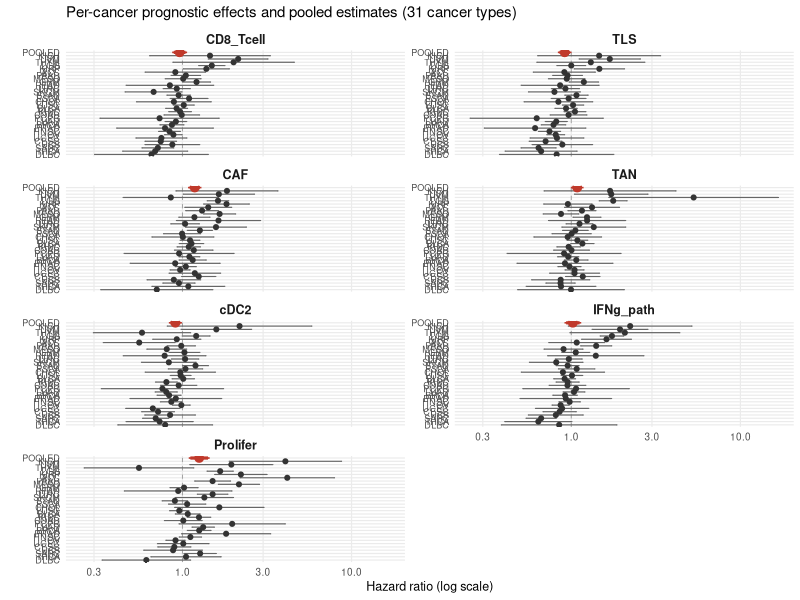
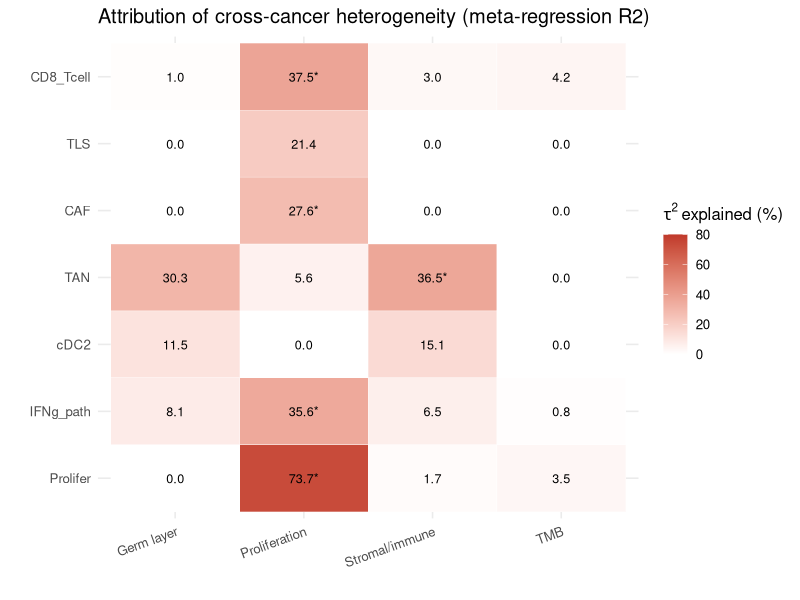
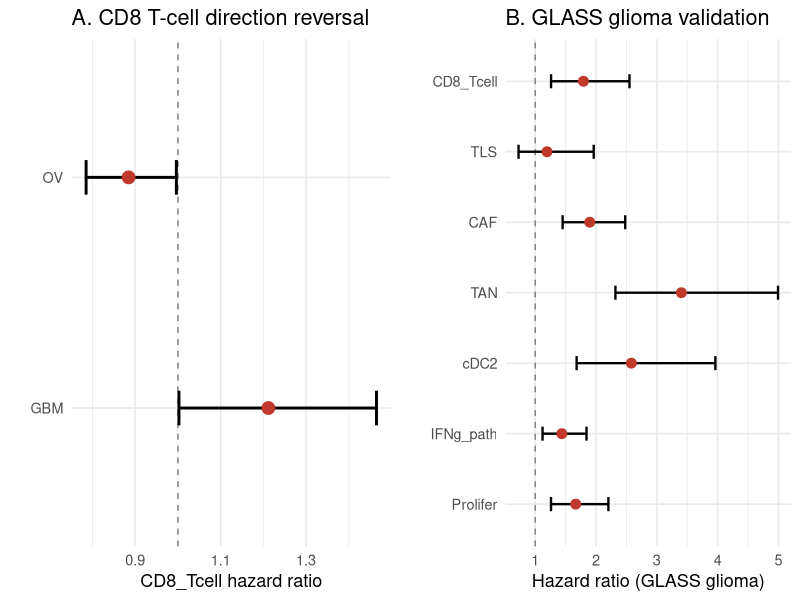

These figures' R source, in order:
# 生成正文核心图（读结果文件，不再硬编码）
# Fig2 逐癌种森林图（7 分面 × 31 癌种 + pooled）；Fig3 归因热图；Fig4 方向翻转 + GLASS
library(ggplot2)
library(metafor)
dir.create("figures", showWarnings = FALSE)

res <- read.csv("results/specB/per_cancer_three.csv")
res <- res[res$version == "B2", ]
meta <- read.csv("results/specB/meta_regression_v5.csv")
glass <- read.csv("results/glass_validation_cox.csv")

sigs <- c("CD8_cyto","TLS","CAF","TAN","cDC2","IFNg_path","Prolifer")
labs <- c("CD8_Tcell","TLS","CAF","TAN","cDC2","IFNg_path","Prolifer")

# ============ Fig2：逐癌种森林图（7 分面） ============
res$HR <- exp(res$beta)
res$lo <- exp(res$beta - 1.96 * res$se)
res$hi <- exp(res$beta + 1.96 * res$se)
res$lab <- factor(res$signature, levels = sigs, labels = labs)

# pooled 菱形（每签名）
pooled <- do.call(rbind, lapply(sigs, function(nm) {
  d <- res[res$signature == nm & is.finite(res$beta) & res$se > 0, ]
  m <- rma(yi = beta, sei = se, data = d, method = "REML")
  data.frame(signature = nm, HR = exp(as.numeric(m$b)), lo = exp(as.numeric(m$ci.lb)),
             hi = exp(as.numeric(m$ci.ub)), I2 = m$I2, cancer = "POOLED")
}))
pooled$lab <- factor(pooled$signature, levels = sigs, labels = labs)

p2 <- ggplot(res, aes(x = HR, y = reorder(cancer, HR))) +
  geom_vline(xintercept = 1, linetype = "dashed", color = "grey60", linewidth = 0.3) +
  geom_errorbarh(aes(xmin = lo, xmax = hi), height = 0.3, linewidth = 0.4, color = "grey40") +
  geom_point(size = 1.4, color = "grey20") +
  geom_errorbarh(data = pooled, aes(xmin = lo, xmax = hi), height = 0.5, linewidth = 1.1, color = "#c0392b") +
  geom_point(data = pooled, size = 2.6, color = "#c0392b") +
  scale_x_log10() +
  facet_wrap(~lab, ncol = 2, scales = "free_y") +
  labs(x = "Hazard ratio (log scale)", y = "",
       title = "Per-cancer prognostic effects and pooled estimates (31 cancer types)") +
  theme_minimal(base_size = 9) +
  theme(axis.text.y = element_text(size = 6.5),
        strip.text = element_text(size = 9, face = "bold"),
        panel.grid.minor = element_blank())
ggsave("figures/Fig2_forest.png", p2, width = 11, height = 13, dpi = 300)

# ============ Fig3：归因热图（R²，%） ============
# 从 meta_regression_v5.csv 提取 4 个连续/分类 moderator 的 R2 与 p
mod_map <- c("prolif_abs" = "Proliferation", "estimate_abs" = "Stromal/immune",
             "germ" = "Germ layer", "median_TMB" = "TMB")
attr <- meta[meta$moderator %in% names(mod_map), c("signature","moderator","R2","p")]
attr$mod <- factor(mod_map[attr$moderator], levels = c("Germ layer","Proliferation","Stromal/immune","TMB"))
attr$sig <- factor(attr$signature, levels = rev(sigs), labels = rev(labs))
# 星号从 permutest.txt 自动读取 slope 置换 p（避免硬编码失配）
perm_lines <- readLines("results/specB/permutest.txt")
perm_slope <- list()
for (ln in perm_lines) {
  sig <- sub(" ~ .*", "", ln)
  mod <- sub("^.* ~ ", "", ln); mod <- sub(": perm_p.*", "", mod)
  p <- as.numeric(sub(".*perm_p=", "", sub(" \\(REML.*", "", ln)))
  key <- paste(sig, mod, sep = "|")
  if (is.null(perm_slope[[key]])) perm_slope[[key]] <- list(count = 0, slope_min = Inf)
  perm_slope[[key]]$count <- perm_slope[[key]]$count + 1
  if (perm_slope[[key]]$count >= 2) perm_slope[[key]]$slope_min <- min(perm_slope[[key]]$slope_min, p)
}
attr$star <- sapply(paste(attr$signature, attr$moderator, sep = "|"), function(k) {
  if (is.null(perm_slope[[k]]) || perm_slope[[k]]$slope_min >= 0.05) "" else "*"
})

p3 <- ggplot(attr, aes(x = mod, y = sig, fill = R2)) +
  geom_tile(color = "white") +
  geom_text(aes(label = paste0(sprintf("%.1f", R2), star)), size = 3.2) +
  scale_fill_gradient(low = "white", high = "#c0392b", limits = c(0, 80), na.value = "grey90") +
  labs(x = "", y = "", fill = expression(tau^2 ~ "explained (%)"),
       title = "Attribution of cross-cancer heterogeneity (meta-regression R2)") +
  theme_minimal(base_size = 12) +
  theme(axis.text.x = element_text(angle = 20, hjust = 1))
ggsave("figures/Fig3_attribution.png", p3, width = 6.5, height = 5, dpi = 300)

# ============ Fig4：方向翻转 + GLASS 对照 ============
dirflip <- res[res$signature == "CD8_cyto" & res$cancer %in% c("GBM","OV"), c("cancer","HR","lo","hi")]
dirflip$cancer <- factor(dirflip$cancer, levels = c("GBM","OV"))
p4a <- ggplot(dirflip, aes(x = cancer, y = HR)) +
  geom_hline(yintercept = 1, linetype = "dashed", color = "grey50") +
  geom_errorbar(aes(ymin = lo, ymax = hi), width = 0.15, linewidth = 1) +
  geom_point(size = 4, color = "#c0392b") +
  labs(x = "", y = "CD8_Tcell hazard ratio",
       title = "A. CD8 T-cell direction reversal") +
  coord_flip() +
  theme_minimal(base_size = 13)

glass$sig <- factor(glass$signature, levels = rev(sigs), labels = rev(labs))
p4b <- ggplot(glass, aes(x = sig, y = HR)) +
  geom_hline(yintercept = 1, linetype = "dashed", color = "grey50") +
  geom_errorbar(aes(ymin = lower, ymax = upper), width = 0.2, linewidth = 0.8) +
  geom_point(size = 3, color = "#c0392b") +
  labs(x = "", y = "Hazard ratio (GLASS glioma)",
       title = "B. GLASS glioma validation") +
  coord_flip() +
  theme_minimal(base_size = 13)

png("figures/Fig4_direction_flip_validation.png", width = 2600, height = 1200, res = 300)
grid::grid.newpage()
grid::pushViewport(grid::viewport(layout = grid::grid.layout(1, 2)))
print(p4a, vp = grid::viewport(layout.pos.col = 1))
print(p4b, vp = grid::viewport(layout.pos.col = 2))
dev.off()

cat("Figures saved to figures/\n")
